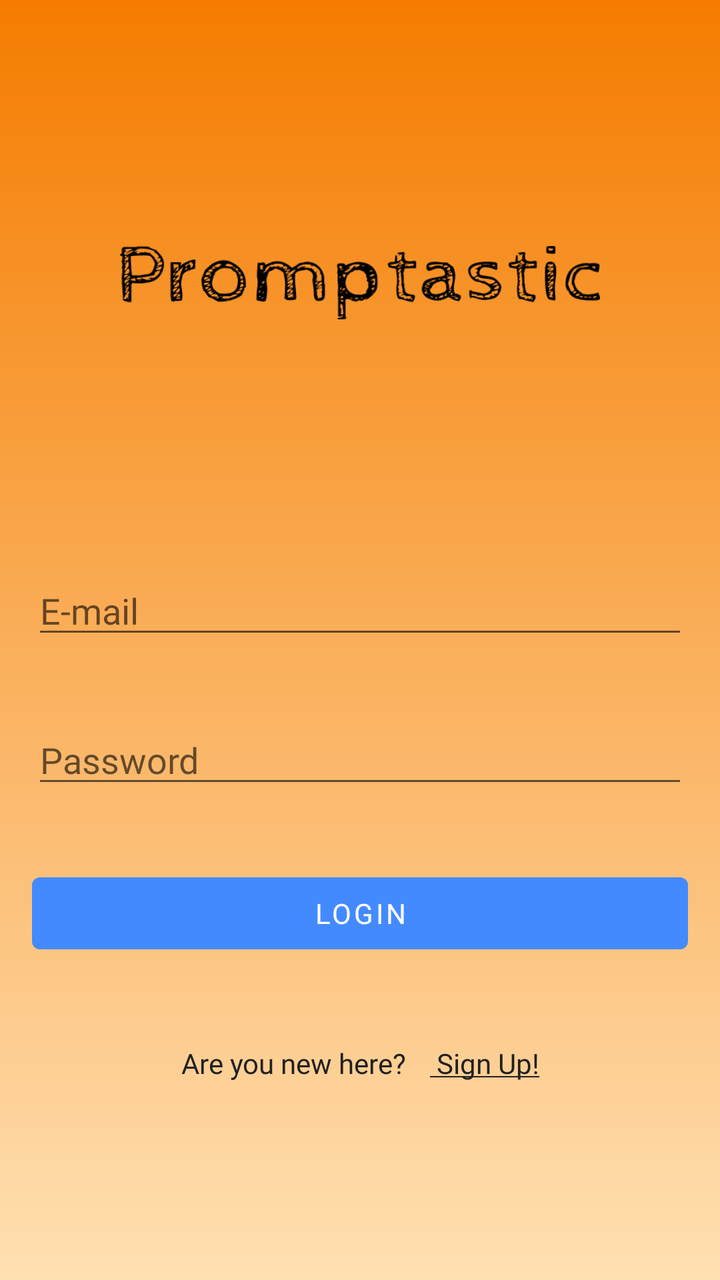
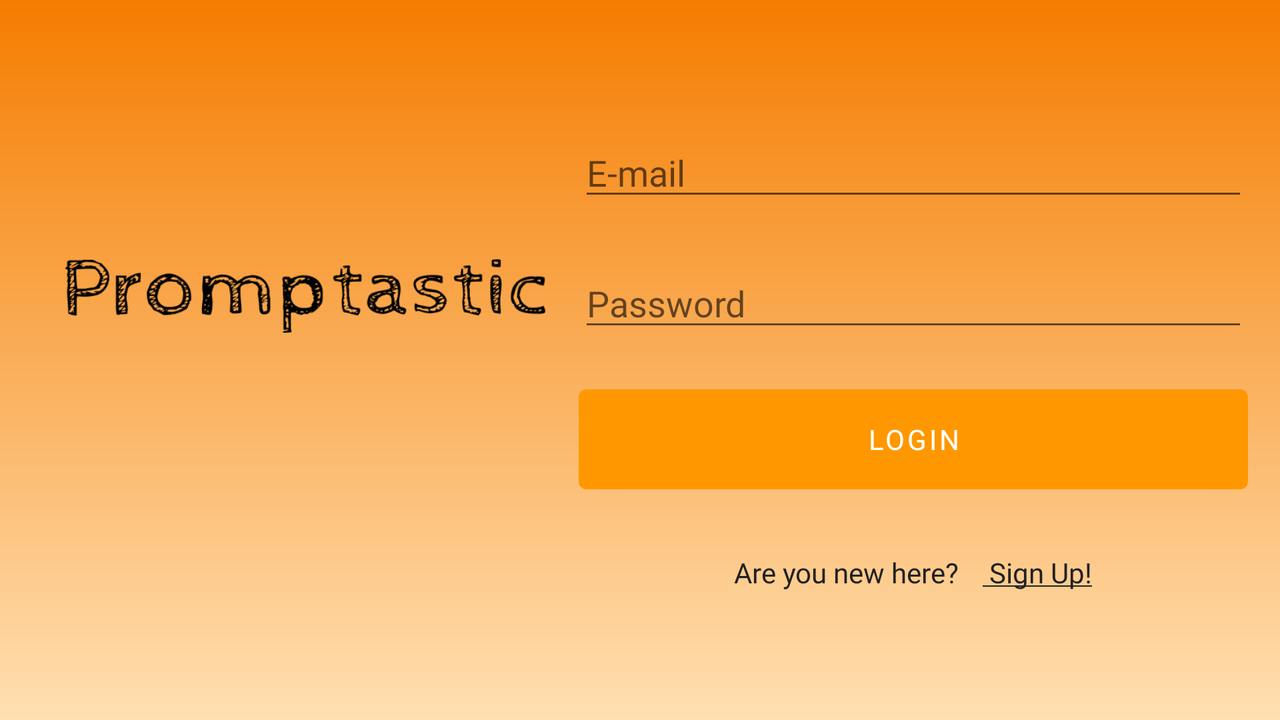

Two renders of one Android screen. The first uses the default layout on a phone; the second uses the alternative layout the repository ships for a different screen configuration, on a matching device. The two XML files are below.
<!-- AndroidManifest.xml: activity theme AppTheme.Login -->
<!-- res/layout/activity_login.xml -->
<?xml version="1.0" encoding="utf-8"?>
<androidx.coordinatorlayout.widget.CoordinatorLayout
    android:id="@+id/login_coordinator_layout"
    xmlns:android="http://schemas.android.com/apk/res/android"
    xmlns:app="http://schemas.android.com/apk/res-auto"
    android:layout_width="match_parent"
    android:layout_height="match_parent">

    <androidx.constraintlayout.widget.ConstraintLayout
        android:layout_width="match_parent"
        android:layout_height="match_parent"
        android:padding="@dimen/activity_default_margin"
        android:background="@drawable/login_gradient_background">

        <ImageView
            android:id="@+id/iv_login_logo"
            android:layout_width="@dimen/login_icon_width"
            android:layout_height="@dimen/login_icon_height"
            android:layout_marginTop="16dp"
            android:contentDescription="@string/promptastic_logo_content_description"
            app:layout_constraintTop_toTopOf="parent"
            app:layout_constraintStart_toStartOf="parent"
            app:layout_constraintEnd_toEndOf="parent"
            app:layout_constraintVertical_chainStyle="spread"
            app:layout_constraintBottom_toTopOf="@id/et_login_user"
            android:src="@drawable/promptastic_name" />

        <EditText
            android:id="@+id/et_login_user"
            android:layout_width="match_parent"
            android:layout_height="wrap_content"
            android:hint="@string/edit_text_login_user_name"
            android:inputType="textAutoComplete"
            android:layout_marginTop="32dp"
            android:layout_marginStart="@dimen/login_margin_start"
            android:layout_marginEnd="@dimen/login_margin_end"
            android:fontFamily="@font/cabin_sketch"
            app:layout_constraintTop_toBottomOf="@id/iv_login_logo"
            app:layout_constraintBottom_toTopOf="@id/et_login_password"
            app:layout_constraintStart_toStartOf="parent"
            app:layout_constraintEnd_toEndOf="parent"
            app:layout_constraintVertical_chainStyle="spread" />

        <EditText
            android:id="@+id/et_login_password"
            android:layout_width="match_parent"
            android:layout_height="wrap_content"
            android:layout_marginTop="@dimen/login_edit_text_top_margin"
            android:layout_marginStart="@dimen/login_margin_start"
            android:layout_marginEnd="@dimen/login_margin_end"
            android:hint="@string/edit_text_login_password"
            android:fontFamily="@font/cabin_sketch"
            android:inputType="textPassword"
            app:layout_constraintEnd_toEndOf="parent"
            app:layout_constraintStart_toStartOf="parent"
            app:layout_constraintVertical_chainStyle="spread"
            app:layout_constraintTop_toBottomOf="@id/et_login_user"
            app:layout_constraintBottom_toTopOf="@id/bt_login"/>

        <Button
            android:id="@+id/bt_login"
            style="@style/login_signup_button"
            android:layout_width="match_parent"
            android:layout_height="wrap_content"
            android:text="@string/login_button_text"
            android:layout_marginStart="@dimen/login_margin_start"
            android:layout_marginEnd="@dimen/login_margin_end"
            android:layout_marginTop="@dimen/login_button_top_margin"
            android:contentDescription="@string/login_button_text"
            app:layout_constraintTop_toBottomOf="@id/et_login_password"
            app:layout_constraintBottom_toTopOf="@id/ll_signup"
            app:layout_constraintStart_toStartOf="parent"
            app:layout_constraintEnd_toEndOf="parent"
            app:layout_constraintVertical_chainStyle="spread"/>

        <LinearLayout
            android:id="@+id/ll_signup"
            android:layout_width="wrap_content"
            android:layout_height="wrap_content"
            android:layout_marginTop="@dimen/login_sign_up_top_margin"
            app:layout_constraintBottom_toTopOf="@id/login_progress_bar"
            app:layout_constraintStart_toStartOf="parent"
            app:layout_constraintEnd_toEndOf="parent"
            app:layout_constraintTop_toBottomOf="@id/bt_login">

            <TextView
                android:layout_width="wrap_content"
                android:layout_height="wrap_content"
                android:fontFamily="@font/cabin_sketch"
                android:text="@string/login_new_user"
                android:textColor="@color/colorPrimaryText"
                android:layout_marginEnd="@dimen/login_sign_up_end_margin"/>

            <TextView
                android:id="@+id/tv_signup"
                android:layout_width="wrap_content"
                android:layout_height="wrap_content"
                android:fontFamily="@font/cabin_sketch"
                android:textColor="@color/colorPrimaryText"
                android:focusable="true"
                android:clickable="true"
                android:autoLink="web"
                android:text="@string/login_sign_up"/>
        </LinearLayout>

        <ProgressBar
            android:id="@+id/login_progress_bar"
            android:layout_width="wrap_content"
            android:layout_height="wrap_content"
            android:layout_marginTop="16dp"
            app:layout_constraintStart_toStartOf="parent"
            app:layout_constraintEnd_toEndOf="parent"
            app:layout_constraintTop_toBottomOf="@id/ll_signup"
            app:layout_constraintBottom_toBottomOf="parent"
            android:visibility="invisible"/>
    </androidx.constraintlayout.widget.ConstraintLayout>
</androidx.coordinatorlayout.widget.CoordinatorLayout>
<!-- resources referenced by this layout -->
<resources>
  <color name="colorPrimaryText">#212121</color>
  <dimen name="activity_default_margin">16dp</dimen>
  <dimen name="login_button_top_margin">24dp</dimen>
  <dimen name="login_edit_text_top_margin">24dp</dimen>
  <dimen name="login_icon_height">200dp</dimen>
  <dimen name="login_icon_width">240dp</dimen>
  <dimen name="login_margin_end">0dp</dimen>
  <dimen name="login_margin_start">0dp</dimen>
  <dimen name="login_sign_up_end_margin">12dp</dimen>
  <dimen name="login_sign_up_top_margin">32dp</dimen>
  <!-- drawable login_gradient_background (drawable) -->
  <?xml version="1.0" encoding="utf-8"?>
  <shape xmlns:android="http://schemas.android.com/apk/res/android">
      <gradient
          android:angle="270"
          android:type="linear"
          android:startColor="@color/colorPrimaryDark"
          android:endColor="@color/colorPrimaryLight"
          />
  </shape>
  <!-- drawable promptastic_name: png bitmap (drawable, 18115 bytes) -->
  <string name="edit_text_login_password">Password</string>
  <string name="edit_text_login_user_name">E-mail</string>
  <string name="login_button_text">Login</string>
  <string name="login_new_user">Are you new here? </string>
  <string name="login_sign_up"><u> Sign Up!</u></string>
  <string name="promptastic_logo_content_description">Promptastic Logo</string>
  <style name="login_signup_button" parent="Widget.MaterialComponents.Button.TextButton">
          <item name="backgroundTint">@color/colorAccent</item>
          <item name="android:textColor">@color/fab_icon_white</item>
          <item name="android:fontFamily">@font/cabin_sketch</item>
  
      </style>
  <style name="AppTheme.Login" parent="AppTheme">
          <item name="android:windowActionBar">false</item>
          <item name="android:windowNoTitle">true</item>
          <item name="colorPrimaryDark">@color/colorPrimaryDark</item>
          <item name="colorAccent">@color/colorAccent</item>
      </style>
  <color name="colorPrimaryDark">#F57C00</color>
  <color name="colorPrimaryLight">#FFE0B2</color>
  <color name="colorAccent">#448AFF</color>
  <color name="fab_icon_white">#FFFFFF</color>
  <style name="AppTheme" parent="Theme.MaterialComponents.Light.NoActionBar">
          
          <item name="colorPrimary">@color/colorPrimary</item>
          <item name="colorPrimaryDark">@color/colorPrimaryDark</item>
          <item name="colorAccent">@color/colorAccent</item>
      </style>
  <color name="colorPrimary">#FF9800</color>
</resources>
<!-- res/layout-land/activity_login.xml (the repository's variant of the layout above) -->
<!-- drawn on the phone turned sideways -->
<?xml version="1.0" encoding="utf-8"?>
<androidx.coordinatorlayout.widget.CoordinatorLayout
    xmlns:android="http://schemas.android.com/apk/res/android"
    android:id="@+id/login_coordinator_layout"
    android:layout_width="match_parent"
    android:layout_height="match_parent">

    <LinearLayout
        android:orientation="horizontal"
        android:layout_width="match_parent"
        android:layout_height="match_parent"
        android:paddingStart="@dimen/activity_default_margin"
        android:paddingEnd="@dimen/activity_default_margin"
        android:background="@drawable/login_gradient_background">

        <LinearLayout
            android:id="@+id/left_layout"
            android:layout_width="0dp"
            android:layout_height="match_parent"
            android:gravity="center_vertical"
            android:orientation="vertical"
            android:layout_weight="4.5">

            <ImageView
                android:id="@+id/iv_login_logo"
                android:layout_width="@dimen/login_icon_width"
                android:layout_height="@dimen/login_icon_height"
                android:layout_gravity="center"
                android:contentDescription="@string/promptastic_logo_content_description"
                android:src="@drawable/promptastic_name"/>

            <ProgressBar
                android:id="@+id/login_progress_bar"
                android:layout_width="wrap_content"
                android:layout_height="wrap_content"
                android:layout_gravity="center_horizontal"
                android:layout_marginBottom="16dp"
                android:visibility="invisible"/>

        </LinearLayout>

        <LinearLayout
            android:id="@+id/right_layout"
            android:layout_width="0dp"
            android:layout_height="match_parent"
            android:orientation="vertical"
            android:layout_weight="5.5"
            android:gravity="center">

            <EditText
                android:id="@+id/et_login_user"
                android:layout_width="match_parent"
                android:layout_height="wrap_content"
                android:fontFamily="@font/cabin_sketch"
                android:hint="@string/edit_text_login_user_name"
                android:inputType="textAutoComplete" />

            <EditText
                android:id="@+id/et_login_password"
                android:layout_width="match_parent"
                android:layout_height="wrap_content"
                android:fontFamily="@font/cabin_sketch"
                android:layout_marginTop="@dimen/login_edit_text_top_margin"
                android:hint="@string/edit_text_login_password"
                android:inputType="textPassword" />

            <Button
                android:id="@+id/bt_login"
                android:layout_width="match_parent"
                android:layout_height="wrap_content"
                android:text="@string/login_button_text"
                android:layout_marginTop="@dimen/login_button_top_margin"
                android:fontFamily="@font/cabin_sketch"
                android:contentDescription="@string/login_button_text"
                android:background="@drawable/button_background"
                android:textColor="@color/button_text_color" />

            <LinearLayout
                android:id="@+id/ll_signup"
                android:layout_width="wrap_content"
                android:layout_height="wrap_content"
                android:layout_marginTop="@dimen/login_sign_up_top_margin">

                <TextView
                    android:layout_width="wrap_content"
                    android:layout_height="wrap_content"
                    android:fontFamily="@font/cabin_sketch"
                    android:text="@string/login_new_user"
                    android:textColor="@color/colorPrimaryText"
                    android:layout_marginEnd="@dimen/login_sign_up_end_margin"/>

                <TextView
                    android:id="@+id/tv_signup"
                    android:layout_width="wrap_content"
                    android:layout_height="wrap_content"
                    android:fontFamily="@font/cabin_sketch"
                    android:textColor="@color/colorPrimaryText"
                    android:focusable="true"
                    android:clickable="true"
                    android:autoLink="all"
                    android:text="@string/login_sign_up"/>
            </LinearLayout>
        </LinearLayout>
    </LinearLayout>
</androidx.coordinatorlayout.widget.CoordinatorLayout>
<!-- resources referenced by the variant -->
<!-- as the phone turned sideways resolves them -->
<resources>
  <color name="button_text_color">#ffffff</color>
  <color name="colorPrimaryText">#212121</color>
  <dimen name="activity_default_margin">16dp</dimen>
  <dimen name="login_button_top_margin">24dp</dimen>
  <dimen name="login_edit_text_top_margin">24dp</dimen>
  <!-- from res/values-land/ -->
  <dimen name="login_icon_height">100dp</dimen>
  <dimen name="login_icon_width">240dp</dimen>
  <dimen name="login_sign_up_end_margin">12dp</dimen>
  <dimen name="login_sign_up_top_margin">32dp</dimen>
  <!-- drawable button_background (drawable) -->
  <?xml version="1.0" encoding="utf-8"?>
  <shape xmlns:android="http://schemas.android.com/apk/res/android">
      <corners
          android:radius="4dp"/>
      <solid
          android:color="@color/colorAccent"/>
  
      <size
          android:height="50dp"/>
  </shape>
  <!-- drawable login_gradient_background (drawable) -->
  <?xml version="1.0" encoding="utf-8"?>
  <shape xmlns:android="http://schemas.android.com/apk/res/android">
      <gradient
          android:angle="270"
          android:type="linear"
          android:startColor="@color/colorPrimaryDark"
          android:endColor="@color/colorPrimaryLight"
          />
  </shape>
  <!-- drawable promptastic_name: png bitmap (drawable, 18115 bytes) -->
  <string name="edit_text_login_password">Password</string>
  <string name="edit_text_login_user_name">E-mail</string>
  <string name="login_button_text">Login</string>
  <string name="login_new_user">Are you new here? </string>
  <string name="login_sign_up"><u> Sign Up!</u></string>
  <string name="promptastic_logo_content_description">Promptastic Logo</string>
  <style name="AppTheme.Login" parent="AppTheme">
          <item name="android:windowActionBar">false</item>
          <item name="android:windowNoTitle">true</item>
          <item name="colorPrimaryDark">@color/colorPrimaryDark</item>
          <item name="colorAccent">@color/colorAccent</item>
      </style>
  <color name="colorAccent">#448AFF</color>
  <color name="colorPrimaryDark">#F57C00</color>
  <color name="colorPrimaryLight">#FFE0B2</color>
  <style name="AppTheme" parent="Theme.MaterialComponents.Light.NoActionBar">
          
          <item name="colorPrimary">@color/colorPrimary</item>
          <item name="colorPrimaryDark">@color/colorPrimaryDark</item>
          <item name="colorAccent">@color/colorAccent</item>
      </style>
  <color name="colorPrimary">#FF9800</color>
</resources>
